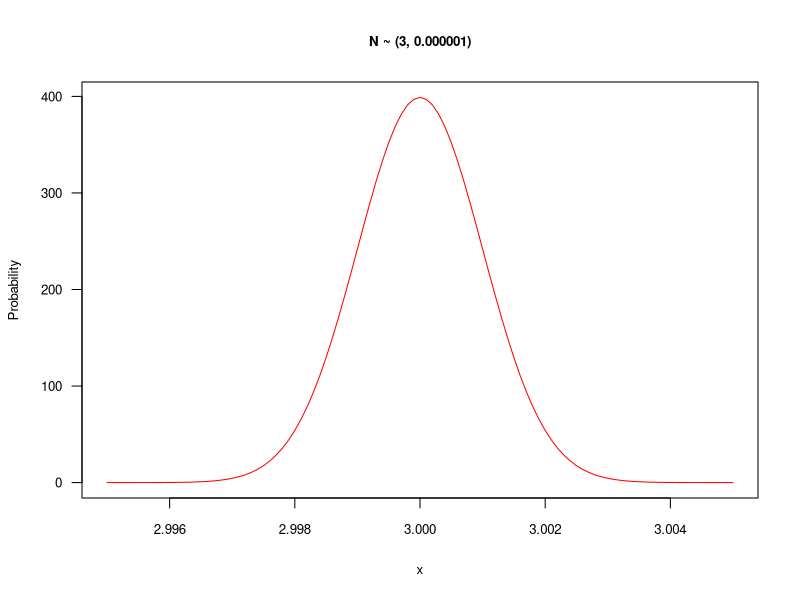
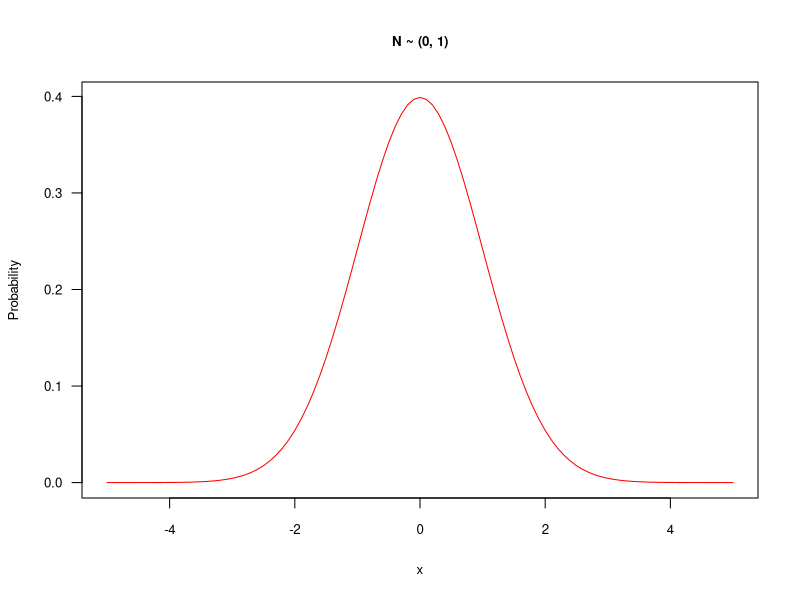
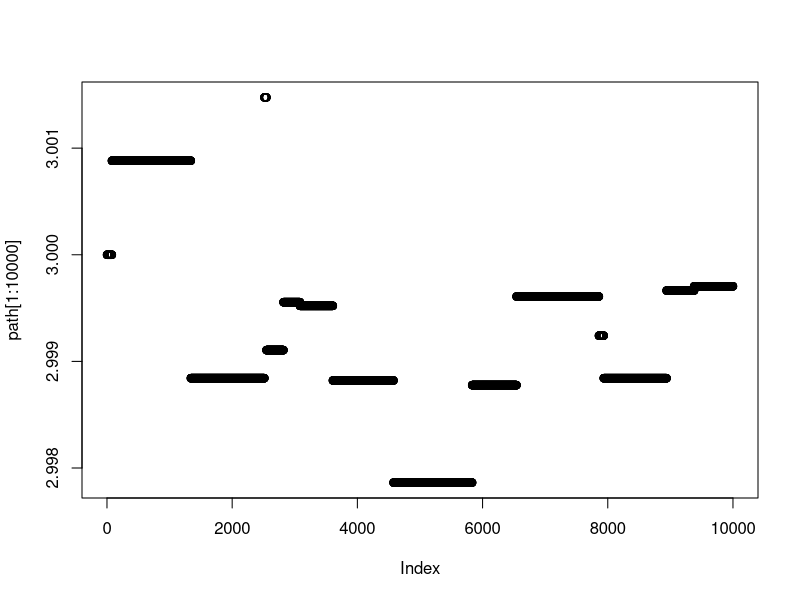
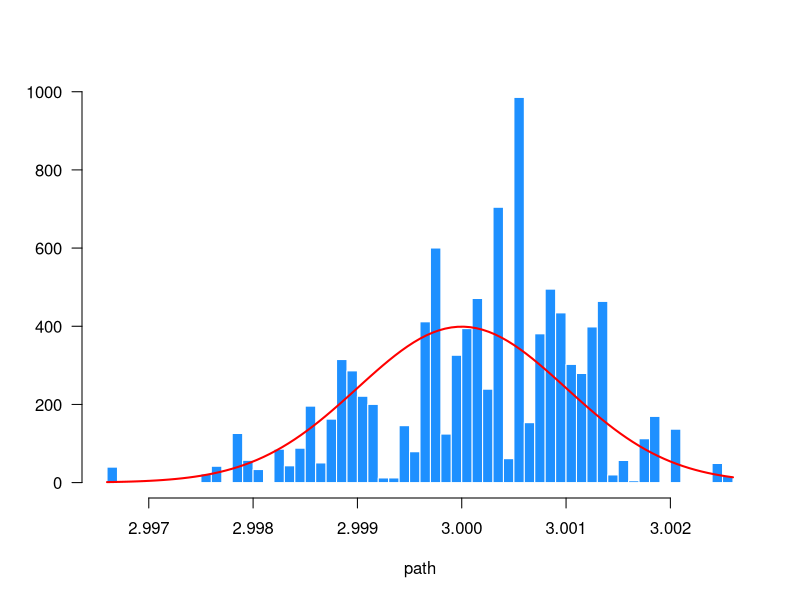
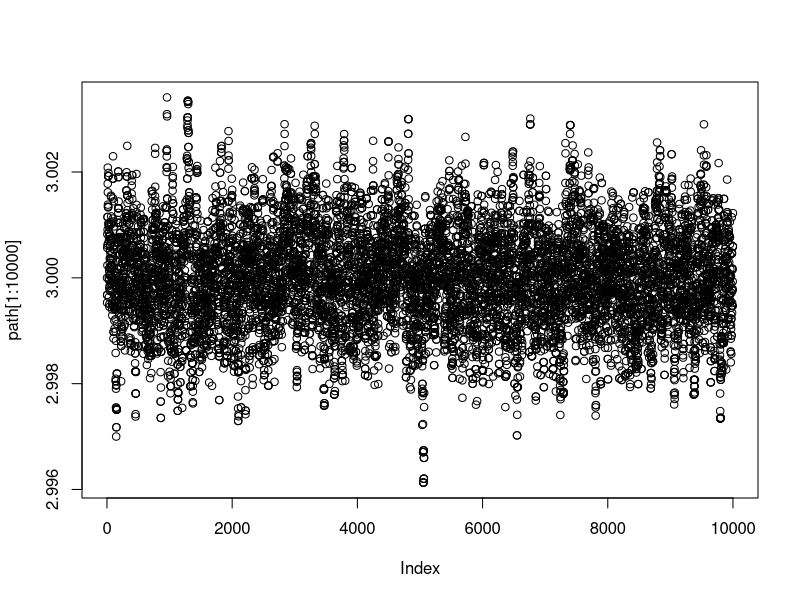
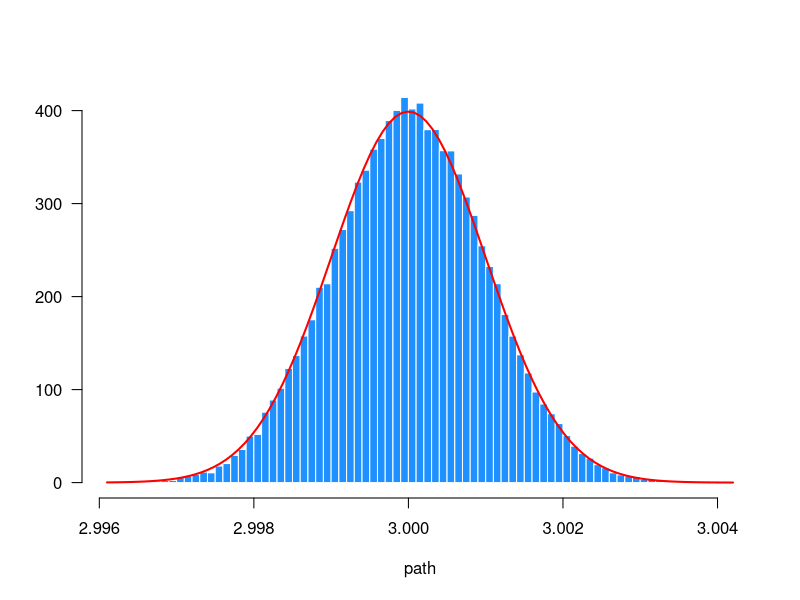
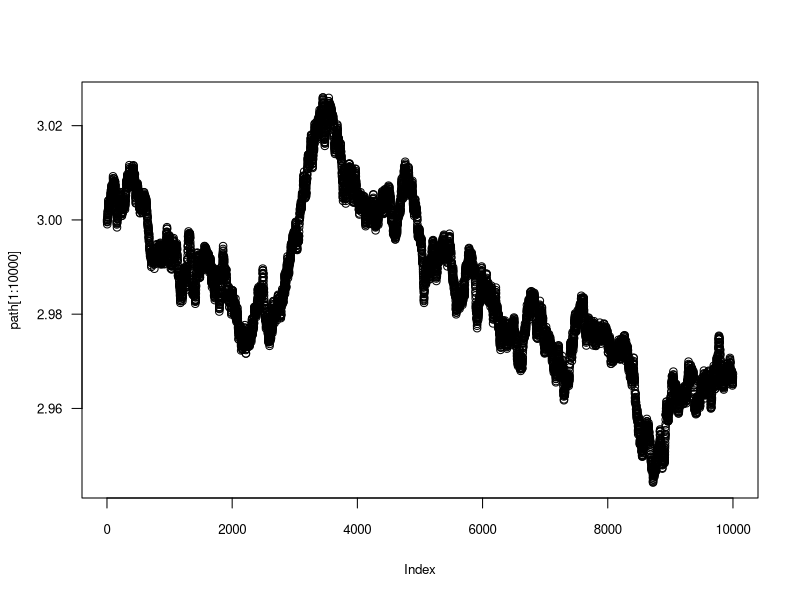
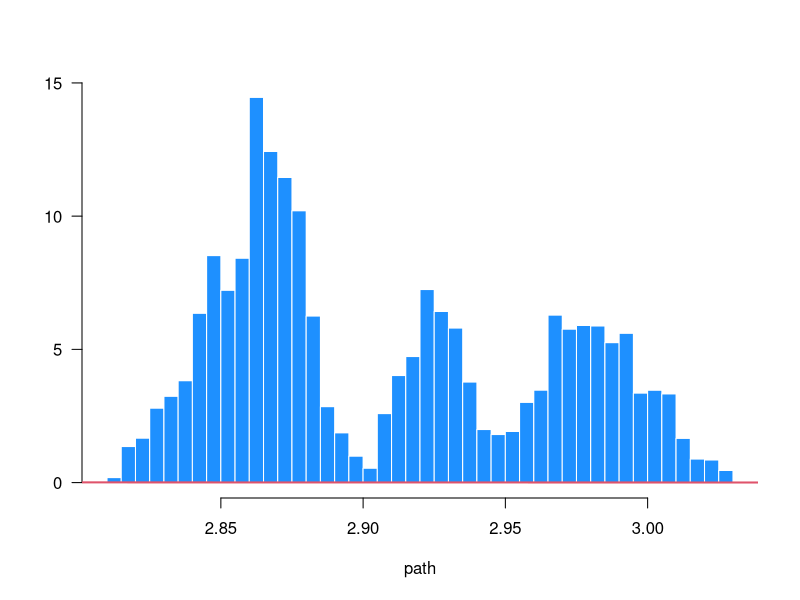

Write R code to recreate these figures, in order.
## ---- chunk 1

f1 <- function(x){
  (1/(0.001*sqrt(2*pi))) * exp(-0.5*((x-3)/0.001)^2)
}

#Standard Normal, for reference:
fnorm <- function(x){                     
  (1/sqrt(2*pi)) * exp(-0.5*(x^2))
}                 

## ---- chunk 2

plot(f1, 2.995, 3.005, 
     las = 1, col = "red",
     main = "N ~ (3, 0.000001)", 
     ylab = "Probability",
     cex.main = 0.8, cex.axis = 0.8, cex.lab = 0.8)

#Standard Normal, for reference:
plot(fnorm, -5, 5, 
     las = 1, col = "red",
     main = "N ~ (0, 1)",
     ylab = "Probability",
     cex.main = 0.8, cex.axis = 0.8, cex.lab = 0.8)

## ---- chunk 3
set.seed(1)
f <- f1

nit <- 100000
path <- rep(0, nit)

state <- 3  # initial state
path[1] <- state

for(i in 2:nit){
  candidate <- runif(n = 1, min = state-1, max = state+1)
  ratio <- f(candidate) / f(state)
  u <- runif(n = 1, min = 0, max = 1)
  if(u < ratio){state <- candidate}
  path[i] <- state
}
#path[1:100]
## ---- chunk 4
plot(path[1:10000])
## ---- chunk 5
library(MASS) #for truehist
truehist(path, 
         col = "dodgerblue", border = "white", las = 1)
curve(f1, add=T, col="red", lwd=2)
## ---- chunk 6
set.seed(1)
f <- f1

nit <- 100000
path <- rep(0, nit)

state <- 3  # initial state
path[1] <- state

for(i in 2:nit){
  candidate <- runif(n = 1, min = state-0.001, max = state+0.001)
  ratio <- f(candidate) / f(state)
  u <- runif(n = 1, min = 0, max = 1)
  if(u < ratio){state <- candidate}
  path[i] <- state
}
#path[1:100]
## ---- chunk 7
plot(path[1:10000])
## ---- chunk 8

truehist(path, 
         col = "dodgerblue", border = "white", las = 1)
curve(f1, add=T, col="red", lwd=2)
## ---- chunk 9
set.seed(1)
f <- fnorm

nit <- 100000
path <- rep(0, nit)

state <- 3  # initial state
path[1] <- state

for(i in 2:nit){
  candidate <- runif(n = 1, min = state-0.001, max = state+0.001)
  ratio <- f(candidate) / f(state)
  u <- runif(n = 1, min = 0, max = 1)
  if(u < ratio){state <- candidate}
  path[i] <- state
}
#path[1:100]
## ---- chunk 10
plot(path[1:10000],
    las = 1, cex.main = 0.8, cex.axis = 0.8, cex.lab = 0.8)
## ---- chunk 11

truehist(path,
         col = "dodgerblue", border = "white", las = 1)
#con <- integrate(fnorm, -1000, 1000)$value     
#fpset_normalized <- function(x){fnorm(x)/con}
plot(fnorm, -5, 5, n=1000, add = T, lwd=2, col=2)
